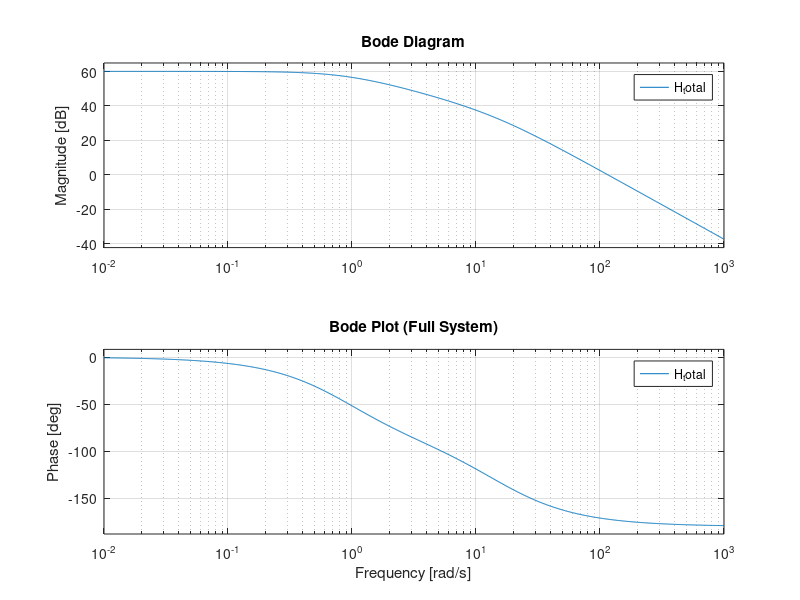
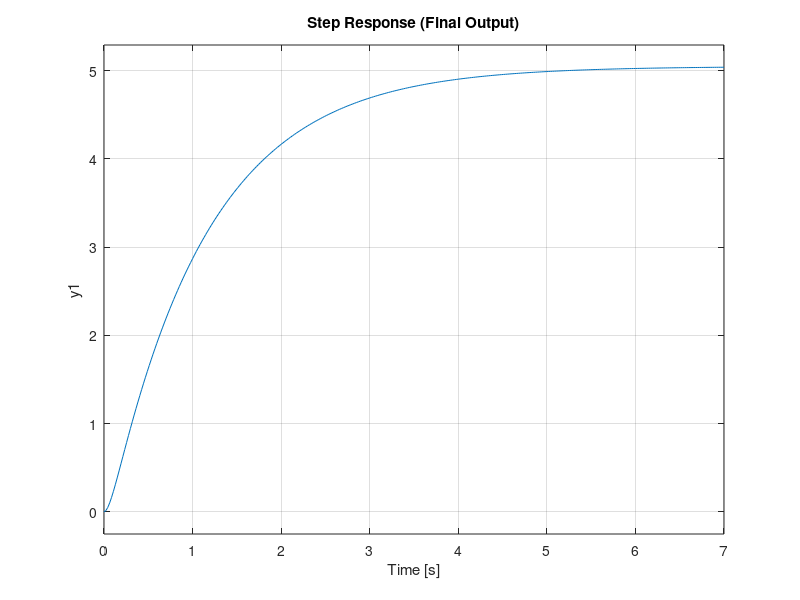
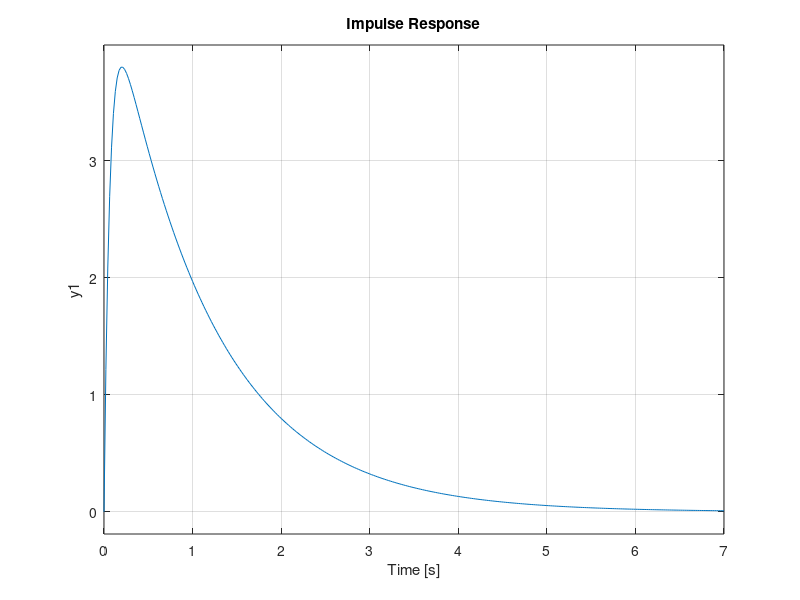
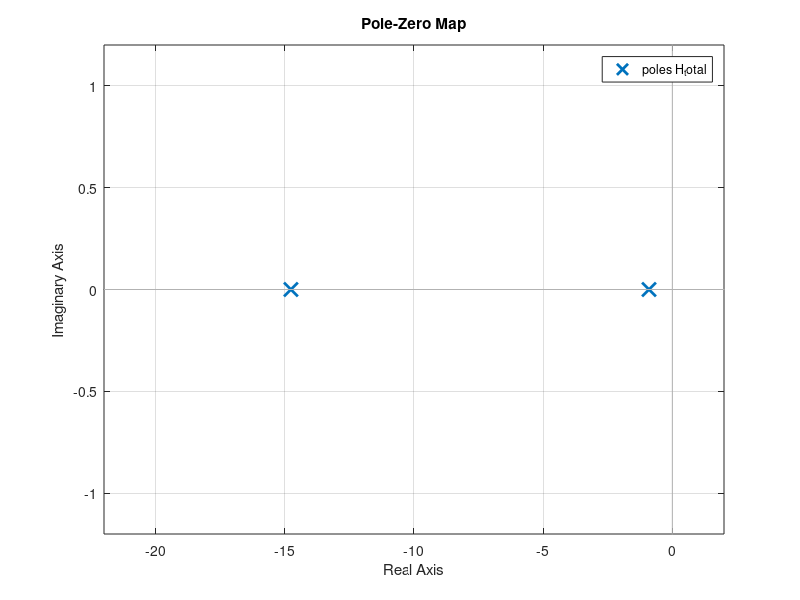

These charts were generated, in order, by the following MATLAB code:
clc;
clear;
close all;

%% =============================
% Instrumentation Amplifier
%% =============================

R = 10e3;
Rg = 322;
R3 = 2e3;
R4 = 32e3;

G1 = 1 + (2*R)/Rg;
G2 = R4 / R3;
G_total = G1 * G2;

Vin = 5e-3; % 5 mV
Vamp = G_total * Vin;

fprintf('Total Gain = %.2f\n', G_total);
fprintf('Amplified Voltage = %.3f V\n', Vamp);

%% =============================
% MFB Low Pass Filter
%% =============================

R1 = 400;
R2 = 7.5e3;
R3_f = 10e3;
C1 = 100e-6;
C2 = 10e-6;

% Transfer function coefficients
a = R2 * R3_f * C1 * C2;
b = R2*C2 + R3_f*C2 + R3_f*C1;
c = 1;

num = [1];
den = [a b c];

H = tf(num, den);

%% =============================
% Combined System
%% =============================

H_total = G_total * H;

%% =============================
% BODE PLOT
%% =============================
figure;
bode(H_total);
grid on;
title('Bode Plot (Full System)');

%% =============================
% STEP RESPONSE
%% =============================
figure;
step(Vin * H_total);
grid on;
title('Step Response (Final Output)');

%% =============================
% IMPULSE RESPONSE
%% =============================
figure;
impulse(Vin * H_total);
grid on;
title('Impulse Response');

%% =============================
% POLE-ZERO MAP
%% =============================
figure;
pzmap(H_total);
grid on;
title('Pole-Zero Map');

%% =============================
% NYQUIST PLOT
%% =============================
figure;
nyquist(H_total);
grid on;
title('Nyquist Plot');

%% =============================
% ROOT LOCUS
%% =============================
figure;
rlocus(H_total);
grid on;
title('Root Locus');

%% =============================
% FREQUENCY RESPONSE (0–10 Hz focus)
%% =============================
figure;
w = logspace(-2, 2, 1000); % 0.01 Hz to 100 Hz
[mag, phase] = bode(H_total, 2*pi*w);

mag = squeeze(mag);
phase = squeeze(phase);

subplot(2,1,1);
semilogx(w, 20*log10(mag));
grid on;
title('Magnitude (Focused Low Frequency)');
ylabel('dB');

subplot(2,1,2);
semilogx(w, phase);
grid on;
ylabel('Phase (deg)');
xlabel('Frequency (Hz)');

%% =============================
% TIME DOMAIN SIMULATION (REAL SIGNAL)
%% =============================
fs = 100; % sampling freq
t = 0:1/fs:5;

% 2 Hz test signal
input_signal = Vin * sin(2*pi*2*t);

output_signal = lsim(H_total, input_signal, t);

figure;
plot(t, input_signal, '--', t, output_signal, 'LineWidth', 1.5);
legend('Input', 'Output');
grid on;
title('Time Domain Response (2 Hz Signal)');
xlabel('Time (s)');
ylabel('Voltage');
